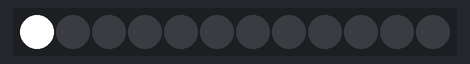
Recording of a program running on a simulated ESP8266 board running MicroPython. Shown: 12 RGB LEDs in strip order, left to right. Dim RGB values are drawn brighter than linear. At 6.0 s the program stops and its outputs stay as they are.

Above: at 0.01 s.
At 2.29 s:
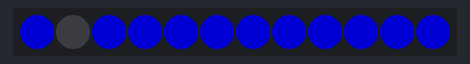
At 3.11 s:
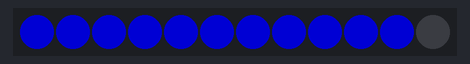
At 3.81 s:
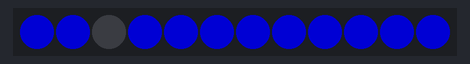
At 4.49 s:
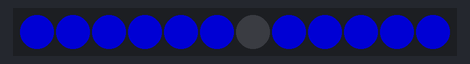
At 5.88 s:
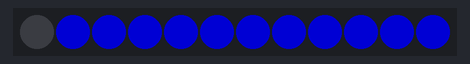

The program:

micropy-neopixels.py
```python
import machine, time, neopixel
from machine import Pin


np = neopixel.NeoPixel(machine.Pin(4), 12)
time_step = 15
def demo(np):
    n = np.n

    # cycle
    for i in range(4 * n):
        for j in range(n):
            np[j] = (0, 0, 0)
        np[i % n] = (255, 255, 255)
        np.write()
        time.sleep_ms(3 * time_step)

    # bounce
    for i in range(4 * n):
        for j in range(n):
            np[j] = (0, 0, 128)
        if (i // n) % 2 == 0:
            np[i % n] = (0, 0, 0)
        else:
            np[n - 1 - (i % n)] = (0, 0, 0)
        np.write()
        time.sleep_ms(5 * time_step)

    # fade in/out
    for i in range(0, 4 * 256, 8):
        for j in range(n):
            if (i // 256) % 2 == 0:
                val = i & 0xff
            else:
                val = 255 - (i & 0xff)
            np[j] = (val, 0, 0)
        np.write()

    # clear
    for i in range(n):
        np[i] = (0, 0, 0)
    np.write()


demo(np)
```
